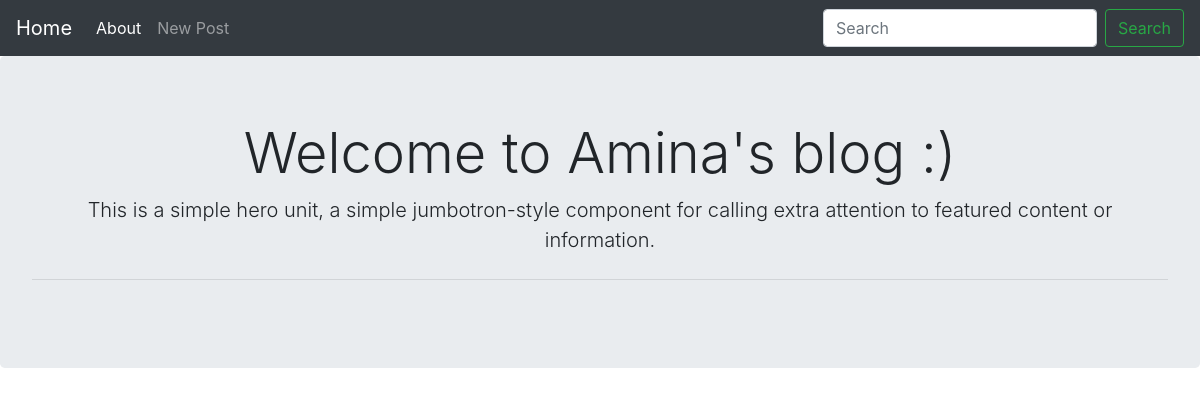
The app's page /, older data.
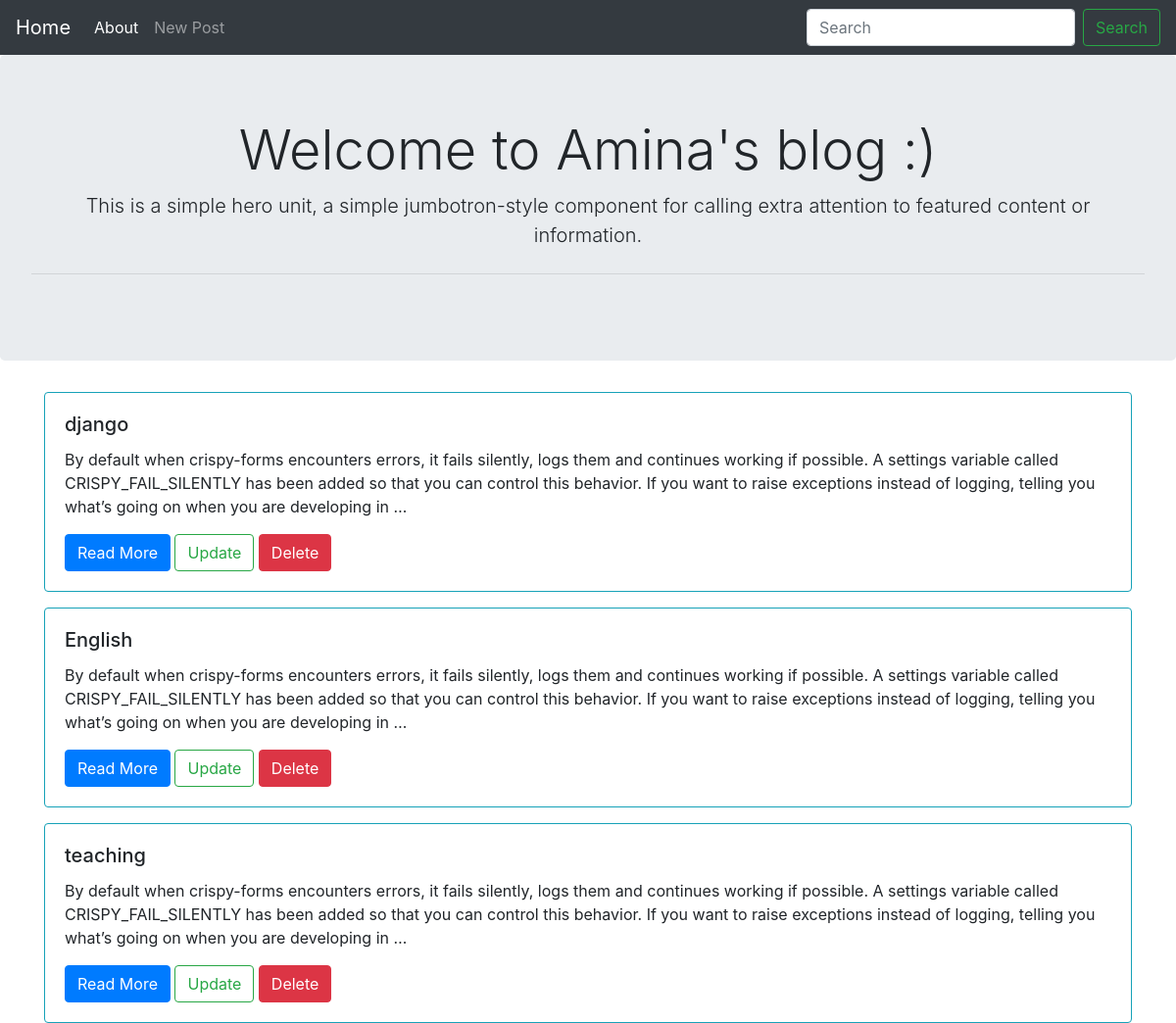
The same page, newer data.
### blog/models.py (models this page shows, shortened)
class Post(models.Model):
    title = models.CharField(max_length = 30)
    content = models.TextField()

### blog/views.py (the view)
# urls.py: path('',views.list_view, name = 'home-path'),
def list_view(request):
    return render(request, 'blog/list.html', {'posts': Post.objects.all()})

### blog/templates/blog/list.html
{% extends "blog/base.html" %}
{% block content %}
{% for post  in posts %}
<div class="card border-info mt-3" >
    <div class="card-body">
      <h5 class="card-title">{{post.title}}</h5>
      <p class="card-text">{{post.content | safe | truncatewords_html:50}}</p>
      <a href="{% url 'detail-path' post.pk %}" class="btn btn-primary">Read More</a>
      <a href="{% url 'update-path' post.pk %}" class="btn btn-outline-success">Update</a>
      <a href="{% url 'delete-path' post.pk %}" class="btn btn-danger">Delete</a>
    </div>
  </div>
{% endfor %}
{% endblock  %}

### blog/templates/blog/base.html (shortened to what this page needs)
<!doctype html>
<html lang="en">
  <head>
    <link rel="stylesheet" href="https://cdn.jsdelivr.net/npm/bootstrap@4.6.0/dist/css/bootstrap.min.css">
  </head>
  <body>
    <nav class="navbar navbar-expand-lg navbar-dark bg-dark">
        <a class="navbar-brand" href="#">Home</a>
        <div class="collapse navbar-collapse" id="navbarSupportedContent">
          <ul class="navbar-nav mr-auto">
            <li class="nav-item active">
              <a class="nav-link" href="#">About <span class="sr-only">(current)</span></a>
            </li>
            <li class="nav-item">
              <a class="nav-link" href="{% url 'create-path' %}">New Post</a>
            </li>
          </ul>
          <form class="form-inline my-2 my-lg-0">
            <input class="form-control mr-sm-2" type="search" placeholder="Search" aria-label="Search">
            <button class="btn btn-outline-success my-2 my-sm-0" type="submit">Search</button>
          </form>
        </div>
      </nav>
            <div class="jumbotron text-center" >
                <h1 class="display-4">Welcome to Amina's blog :)</h1>
                <p class="lead">This is a simple hero unit, a simple jumbotron-style component for calling extra attention to featured content or information.</p>
                <hr class="my-4">
            </div>
            <div class="container">
            {% block content %}
            {% endblock  %}
        </div>
  </body>
</html>

Row changes from the older to the newer data that the page shows:
added Post: title "django", content "By default when crispy-forms encounters errors, it fails silently, logs them and continues working if possible. A settings variable called CRISPY_FAIL_SILENTLY has been added so that you can control this behavior. If you want to raise exceptions instead of logging, telling you what’s going on when you are developing in …"
added Post: title "English", content "By default when crispy-forms encounters errors, it fails silently, logs them and continues working if possible. A settings variable called CRISPY_FAIL_SILENTLY has been added so that you can control this behavior. If you want to raise exceptions instead of logging, telling you what’s going on when you are developing in …"
added Post: title "teaching", content "By default when crispy-forms encounters errors, it fails silently, logs them and continues working if possible. A settings variable called CRISPY_FAIL_SILENTLY has been added so that you can control this behavior. If you want to raise exceptions instead of logging, telling you what’s going on when you are developing in …"
